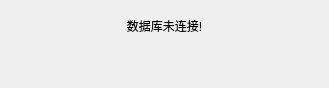
<?xml version="1.0" encoding="UTF-8"?>
<ui version="4.0">
 <class>public_heartbeatDialog</class>
 <widget class="QDialog" name="public_heartbeatDialog">
  <property name="geometry">
   <rect>
    <x>0</x>
    <y>0</y>
    <width>329</width>
    <height>88</height>
   </rect>
  </property>
  <property name="windowTitle">
   <string>Dialog</string>
  </property>
  <layout class="QVBoxLayout" name="verticalLayout">
   <item>
    <widget class="QLabel" name="label">
     <property name="text">
      <string>数据库未连接!</string>
     </property>
     <property name="alignment">
      <set>Qt::AlignCenter</set>
     </property>
    </widget>
   </item>
   <item>
    <widget class="lds_toolbar" name="widget" native="true"/>
   </item>
  </layout>
 </widget>
 <customwidgets>
  <customwidget>
   <class>lds_toolbar</class>
   <extends>QFrame</extends>
   <header>lds_toolbar.h</header>
   <container>1</container>
  </customwidget>
 </customwidgets>
 <resources/>
 <connections/>
</ui>
